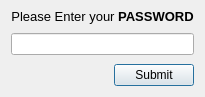
<?xml version="1.0" encoding="UTF-8"?>
<ui version="4.0">
 <class>userpass</class>
 <widget class="QDialog" name="userpass">
  <property name="windowModality">
   <enum>Qt::ApplicationModal</enum>
  </property>
  <property name="geometry">
   <rect>
    <x>0</x>
    <y>0</y>
    <width>196</width>
    <height>95</height>
   </rect>
  </property>
  <property name="focusPolicy">
   <enum>Qt::StrongFocus</enum>
  </property>
  <property name="contextMenuPolicy">
   <enum>Qt::NoContextMenu</enum>
  </property>
  <property name="windowTitle">
   <string>Password</string>
  </property>
  <property name="windowOpacity">
   <double>1.000000000000000</double>
  </property>
  <property name="modal">
   <bool>true</bool>
  </property>
  <layout class="QGridLayout" name="gridLayout">
   <property name="sizeConstraint">
    <enum>QLayout::SetFixedSize</enum>
   </property>
   <property name="topMargin">
    <number>9</number>
   </property>
   <property name="spacing">
    <number>9</number>
   </property>
   <item row="0" column="0" colspan="2">
    <widget class="QLabel" name="label">
     <property name="text">
      <string>&lt;html&gt;&lt;head/&gt;&lt;body&gt;&lt;p align=&quot;center&quot;&gt;&lt;span style=&quot; font-size:10pt;&quot;&gt;Please Enter your &lt;/span&gt;&lt;span style=&quot; font-size:10pt; font-weight:600;&quot;&gt;PASSWORD&lt;/span&gt;&lt;/p&gt;&lt;/body&gt;&lt;/html&gt;</string>
     </property>
    </widget>
   </item>
   <item row="3" column="1">
    <widget class="QPushButton" name="submit_button">
     <property name="sizePolicy">
      <sizepolicy hsizetype="Fixed" vsizetype="Fixed">
       <horstretch>0</horstretch>
       <verstretch>0</verstretch>
      </sizepolicy>
     </property>
     <property name="text">
      <string>Submit</string>
     </property>
    </widget>
   </item>
   <item row="3" column="0">
    <spacer name="horizontalSpacer">
     <property name="orientation">
      <enum>Qt::Horizontal</enum>
     </property>
     <property name="sizeHint" stdset="0">
      <size>
       <width>40</width>
       <height>20</height>
      </size>
     </property>
    </spacer>
   </item>
   <item row="1" column="0" colspan="2">
    <widget class="QLineEdit" name="passwordLine">
     <property name="echoMode">
      <enum>QLineEdit::Password</enum>
     </property>
     <property name="alignment">
      <set>Qt::AlignCenter</set>
     </property>
    </widget>
   </item>
  </layout>
 </widget>
 <resources/>
 <connections/>
</ui>
